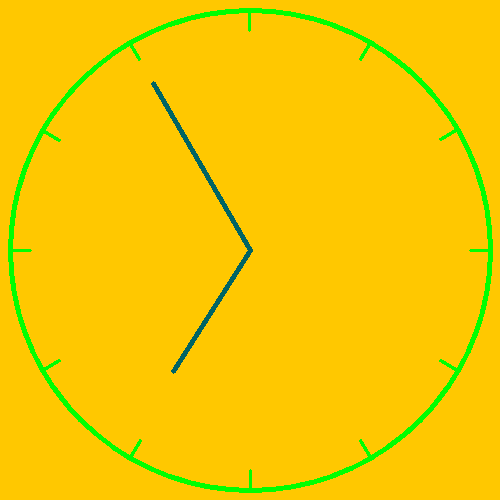
#> input picture Project 1/What time is it/Data/clock1.png, 500 x 500 px
$ jupyter execute --allow-errors notebook.ipynb   (shell and % lines are left out)
#> lines starting #> are read from the running program, lines starting #| are printed output that depends on the picture
<h1 align=center style="line-height:200%;font-family:vazir;color:#0099cc">
<font face="vazir" color="#0099cc">
ساعت چنده؟
</font>
</h1>

---

<h2 align=right style="line-height:200%;font-family:vazir;color:#0099cc">
<font face="vazir" color="#0099cc">
وارد کردن کتابخانه‌های مورد نیاز
</font>
</h2>

<p dir=rtl style="direction: rtl;text-align: justify;line-height:200%;font-family:vazir;font-size:medium">
<font face="vazir" size=3>
در این بخش کتابخانه‌های مورد نیاز برای انجام پروژه را وارد می‌کنیم.
</font>
</p>

[cell 1]
from math import degrees, atan2

import cv2
import numpy as np
import matplotlib.pyplot as plt
import math

<h2 align=right style="line-height:200%;font-family:vazir;color:#0099cc">
<font face="vazir" color="#0099cc">
بارگذاری تصاویر
</font>
</h2>
<p dir=rtl style="direction: rtl;text-align: justify;line-height:200%;font-family:vazir;font-size:medium">
<font face="vazir" size=3>
تصاویری که در به عنوان نمونه در اختیار شما قرار گرفته است را در سلول زیر بارگذاری کنید. و سپس به کمک <code>matplotlib</code> نمایش دهید.
</font>
</p>

[cell 2]
clk1 = cv2.imread('../Data/clock1.png')
#> clk1 is the input picture: shape (500, 500, 3); mean B, G, R 0.7, 201.1, 244.9
clk2 = cv2.imread('../Data/clock2.png')
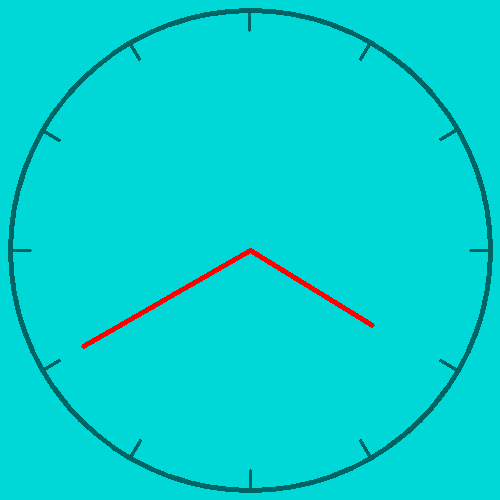
#> input picture Project 1/What time is it/Data/clock2.png, 500 x 500 px
#> clk2 is the input picture: shape (500, 500, 3); mean B, G, R 209.8, 209.8, 1.7
clk3 = cv2.imread('../Data/clock3.png')
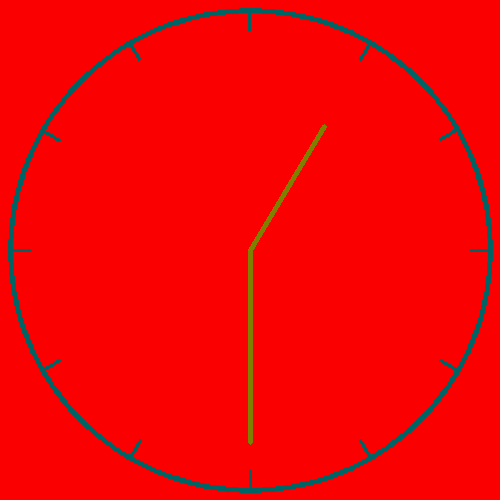
#> input picture Project 1/What time is it/Data/clock3.png, 500 x 500 px
#> clk3 is the input picture: shape (500, 500, 3); mean B, G, R 3.3, 4.1, 241
clk4 = cv2.imread('../Data/clock4.png')
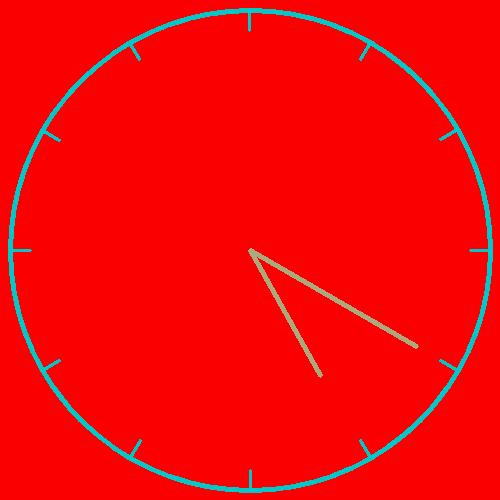
#> input picture Project 1/What time is it/Data/clock4.png, 500 x 500 px
#> clk4 is the input picture: shape (500, 500, 3); mean B, G, R 7.4, 7.7, 241.3
clk5 = cv2.imread('../Data/clock5.png')
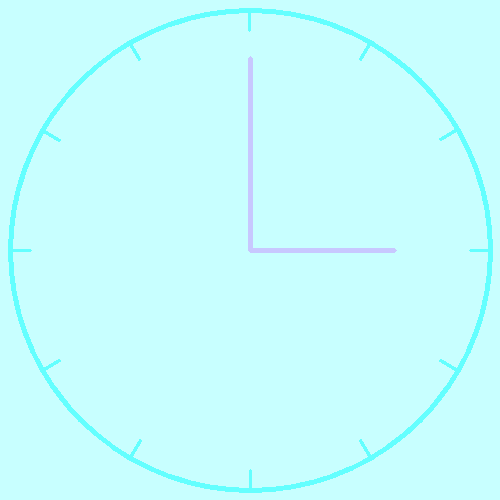
#> input picture Project 1/What time is it/Data/clock5.png, 500 x 500 px
#> clk5 is the input picture: shape (500, 500, 3); mean B, G, R 255, 254.6, 196.7

<h2 align=right style="line-height:200%;font-family:vazir;color:#0099cc">
<font face="vazir" color="#0099cc">
سیاه و سفید سازی تصویر
</font>
</h2>
<p dir=rtl style="direction: rtl;text-align: justify;line-height:200%;font-family:vazir;font-size:medium">
<font face="vazir" size=3>
با استفاده از تابعی که در تمرین پیش نوشتید،  در مرحله تصاویر را به شکل ساعت های نرمال درآورید.
</font>
</p>

[cell 3]
import cv2
import numpy as np

# [11 lines left out: function black_white_convertor, not called in this run]

<h2 align=right style="line-height:200%;font-family:vazir;color:#0099cc">
<font face="vazir" color="#0099cc">
پیدا کردن ساعت و عقربه ها
</font>
</h2>
<p dir=rtl style="direction: rtl;text-align: justify;line-height:200%;font-family:vazir;font-size:medium">
<font face="vazir" size=3>
به کمک تابعی که در تمرین قبل نوشتید ساعت و عقربه ها را پیدا کنید. دقت کنید در تمرین قبل خروجی تابع شما یک تصویر حاوی ساعت و عقربه های علامت گذاری شده بود اما تابعی که در سلول زیر مینویسید باید در نهایت تابع، عقربه ساعت شمار، عقربه دقیقه شمار و مرکز ساعت را return کند.
</font>
</p>

[cell 4]
import cv2
import numpy as np
import matplotlib.pyplot as plt
import math

# [80 lines left out: function detect_clock, not called in this run]

<h2 align=right style="line-height:200%;font-family:vazir;color:#0099cc">
<font face="vazir" color="#0099cc">
خواندن ساعت
</font>
</h2>
<p dir=rtl style="direction: rtl;text-align: justify;line-height:200%;font-family:vazir;font-size:medium">
<font face="vazir" size=3>
در سلول زیر باید تابعی بنویسید که ورودی مراحل قبل را دریافت کرده و به کمک آن ساعت را تشخیص و اعلام کند.
</font>
</p>

<div dir=rtl style="direction: rtl;text-align: justify;line-height:200%;font-family:vazir;font-size:medium">

# تئوری تشخیص زمان از روی ساعت آنالوگ

برای تشخیص زمان از یه ساعت آنالوگ با پردازش تصویر، مراحل زیر رو طی می‌کنیم:

1. **پیدا کردن دایره ساعت**

2. **تشخیص عقربه‌ها**

3. **محاسبه زاویه عقربه‌ها**:
   زاویه هر عقربه رو نسبت به محور افقی (راست = 0 درجه) حساب می‌کنیم.
   - فرمول: زاویه = degrees(atan2(dy, dx))
   که dx و dy مختصات بردار از مرکز دایره به وسط خط هستن.

4. **تنظیم زاویه برای ساعت**:
   تو ساعت، 12 بالا هست (90 درجه تو مختصات تصویر). پس 90 درجه به زاویه اضافه می‌کنیم:
   - فرمول: زاویه جدید = (زاویه + 90) تقسیم بر 360 و باقی‌مونده
   حالا:
   - 0 درجه = ساعت 12
   - 90 درجه = ساعت 3
   - 180 درجه = ساعت 6
   - 270 درجه = ساعت 9

5. **تبدیل زاویه به زمان**:
   - برای ساعت: هر ساعت 30 درجه است (360 تقسیم بر 12).
     - فرمول: ساعت = (زاویه ساعت تقسیم بر 30) و باقی‌مونده بر 12
   - برای دقیقه: هر دقیقه 6 درجه است (360 تقسیم بر 60).
     - فرمول: دقیقه = (زاویه دقیقه تقسیم بر 6) و باقی‌مونده بر 60

6. **گرد کردن دقیقه**:
   دقیقه رو به نزدیک‌ترین مضرب 5 گرد می‌کنیم:
   - فرمول: دقیقه = (دقیقه تقسیم بر 5 و گرد کردن) ضربدر 5
   اگه دقیقه به 60 برسه، ساعت رو یکی اضافه می‌کنیم و دقیقه رو صفر می‌کنیم.

**مثال**: اگه زاویه عقربه ساعت 90 درجه (بعد از تنظیم) و زاویه دقیقه 270 درجه باشه:
- ساعت = (90 تقسیم بر 30) = 3
- دقیقه = (270 تقسیم بر 6) = 45
پس زمان: **3:45**

</div>

[cell 5]
# coding: utf-8

import cv2
import numpy as np
import math
# [23 lines left out: function calculate_time, not called in this run]

<div dir="rtl">
<h2 align=right style="line-height:200%;font-family:vazir;color:#0099cc">
<font face="vazir" color="#0099cc">
<b>سلول جواب‌ساز</b>
</font>
</h2>
</div>
<p dir=rtl style="direction: rtl; text-align: justify; line-height:200%; font-family:vazir; font-size:medium">
<font face="vazir" size=3>
    برای ساخته‌شدن فایل <code>result.zip</code> سلول زیر را اجرا کنید. توجه داشته باشید که پیش از اجرای سلول زیر تغییرات اعمال شده در نت‌بوک را ذخیره کرده باشید (<code>ctrl+s</code>) تا در صورت نیاز به پشتیبانی امکان بررسی کد شما وجود داشته باشد. توجه کنید برای کسب نمره کامل از این تمرین باید هر سه تابع خواسته شده را به درستی بنویسید.
</font>
</p>

[cell 6]
import zipfile
from inspect import getsource


def compress(file_names):
    print("File Paths:")
    print(file_names)
    compression = zipfile.ZIP_DEFLATED
    with zipfile.ZipFile("result.zip", mode="w") as zf:
        for file_name in file_names:
            zf.write('./' + file_name, file_name, compress_type=compression)

imp = """
import cv2
import numpy as np
import math
"""


file_names = ["black_white_convertor.py","detect_clock.py","calculate_time.py", "notebook.ipynb"]
#> (the rest of this cell did not finish here and is left out)
